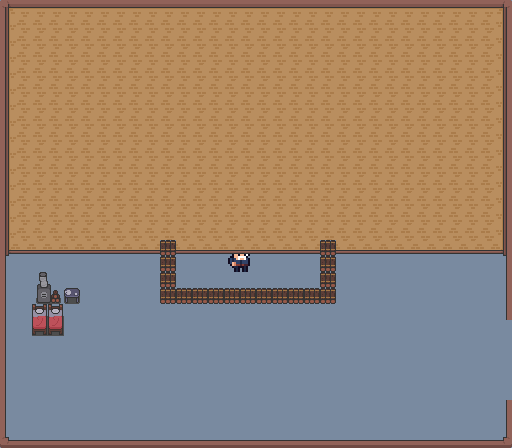

Tiled map render using the project's own tile images. Description and the map definition, with tile-layer contents summarised, below:
An orthogonal 32x28 tile map with 16x16 px tiles, 3 tile layers (ground, seller, cant_pass), 3 tilesets.

<map version="1.10" tiledversion="1.11.2" orientation="orthogonal" renderorder="right-down" width="32" height="28" tilewidth="16" tileheight="16" infinite="0" nextlayerid="14" nextobjectid="3">
 <tileset firstgid="1" source="Overworld_Tileset.tsx" />
 <tileset firstgid="235" source="seller.tsx" />
 <tileset firstgid="236" source="shield.tsx" />
 <layer id="3" name="ground" width="32" height="28">
  <data>[896 cells, 896 non-empty, 1 distinct tile ids]</data>
 </layer>
 <layer id="11" name="seller" width="32" height="28">
  <data>[896 cells, 1 non-empty, 1 distinct tile ids]</data>
 </layer>
 <layer id="4" name="cant_pass" width="32" height="28">
  <data>[896 cells, 585 non-empty, 25 distinct tile ids]</data>
 </layer>
</map>
